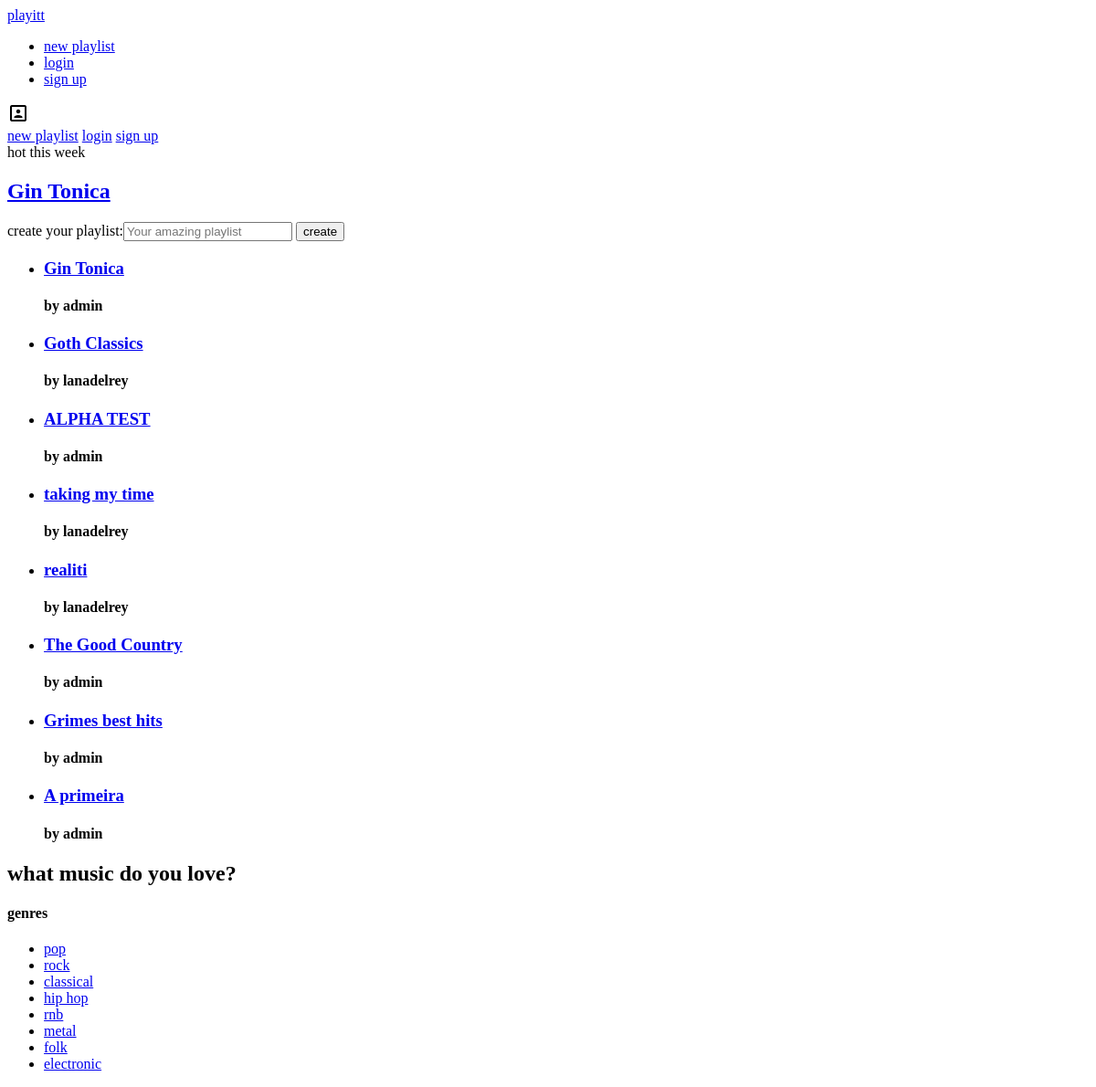
The app's page /, older data.
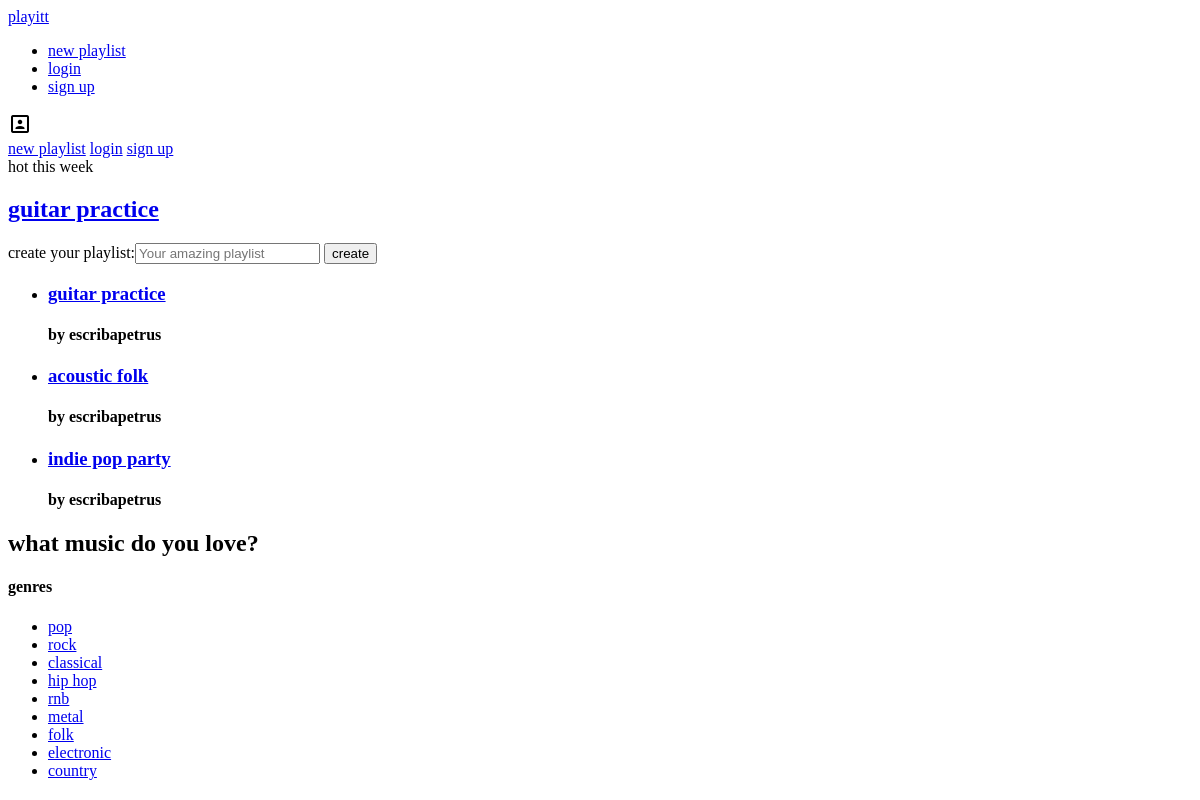
The same page, newer data.
### playlists/models.py (models this page shows, shortened)
class Playlist(models.Model):
    title = models.CharField(max_length=50)
    user = models.ForeignKey(User, on_delete=models.CASCADE)
    songs = models.ManyToManyField(Song)
    genres = models.ManyToManyField(Genre)
    description = models.TextField(default="")
    date_created = models.DateTimeField(default=timezone.now)
    def __str__(self):
        return self.title

class Genre(models.Model):
    name = models.CharField(max_length=50)

### playlists/views.py (the view)
# urls.py: path('',views.PlaylistIndex.as_view(), name='playlists-index'),
class PlaylistIndex(ListView):
    model = Playlist
    queryset = Playlist.objects.order_by('-date_created')
    def get_context_data(self, **kwargs):
        context = super().get_context_data(**kwargs)
        context['form'] = NewPlaylist()
        context['genres'] = Genre.objects.all()
        return context

### playlists/forms.py
class NewPlaylist(forms.Form):
    title = forms.CharField(
        label="create your playlist",
        max_length=120,  widget= forms.TextInput(
            attrs={'placeholder':'Your amazing playlist'}
        )
    )

### templates/playlists/playlist_list.html (shortened to what this page needs)
{% extends "../layout.html" %}
{% block content %}
<div class="playlists-home">
    <section class="display">
        <div class="display-jenny">
            <div class="display-jackie">
                <span>hot this week</span>
                <a href="{% url 'playlists-detail' object_list.first.pk %}"><h1> {{object_list.first}}</h1></a>
            </div>
        </div>
    </section>
    <section class="catalog">
        <div class="catalog-list">
            <div class="catalog-create">
                <form action="{% url 'playlists-create' %}" method="post">
                    {{form}}
                    <input type="submit" value="create">
                </form>
            </div>
            <ul>
                {% for p in object_list.all%}
                <li class="playlist-card">
                    <a class="playlist-link" href="{% url 'playlists-detail' p.pk %}"><h3>{{p.title}}</h3></a>
                    <h4>by {{p.user.username}}</h4>
                </li>
                {% endfor %}
            </ul>
        </div>
        <div class="catalog-sidebar">
                <div class="header">
                    <h2>what music do you love?</h2>
                </div>
                <div class="content">
                    <h4>genres</h4>
                    <ul>
                        {%for g in genres%}
                            <li><a href="{% url 'playlists-genre-list' g.name %}">{{g.name}}</a></li>
                        {%endfor%}
                    </ul>
                </div>
            </div>
        </div>
</div>
{% endblock %}

### templates/layout.html (shortened to what this page needs)
{% load sass_tags %}
{% load static %}
<!DOCTYPE html>
<html lang="en">
    <head>
        <link rel="stylesheet" href="{% sass_src 'main.scss' %}">
    </head>
    <body>
        {% block navbar %}
        <nav class="main-nav">
            <span class="brand"> <a href="{% url 'playlists-index' %}">playitt</a></span>
            <ul>
                <li><a href="{% url 'playlists-create' %}">new playlist</a></li>
                {%if user.username %}
                <li><a href="{% url 'users-profile' user.pk %}">{{user.username}}</a></li>
                <li><a href="{% url 'logout' %}">logout</a></li>
                {%else%}
                <li><a href="{% url 'login' %}">login</a></li>
                <li><a href="{% url 'users-create' %}">sign up</a></li>
                {%endif%}
            </ul>
            <i class="material-icons">
            </i>
        </nav>
        <nav class='navbar-toggle'>
            <a class="nav-toggle-link" href="{% url 'playlists-create' %}">new playlist</a>
            {%if user.username %}
            <a class="nav-toggle-link" href="{% url 'users-profile' user.pk %}">{{user.username}}</a>
            <a class="nav-toggle-link" href="{% url 'logout' %}">logout</a>
            {%else%}
            <a class="nav-toggle-link" href="{% url 'login' %}">login</a>
            <a class="nav-toggle-link" href="{% url 'users-create' %}">sign up</a>
            {%endif%}
        </nav>
        {% endblock %}
        <div class="content">
            {% block content %}
            {% endblock %}
    </body>
</html>

Row changes from the older to the newer data that the page shows:
removed Playlist: first "Gin Tonica", title "Gin Tonica", user.username "admin"
removed Playlist: title "Goth Classics", user.username "lanadelrey"
removed Playlist: title "ALPHA TEST", user.username "admin"
removed Playlist: title "taking my time", user.username "lanadelrey"
removed Playlist: title "realiti", user.username "lanadelrey"
removed Playlist: title "The Good Country", user.username "admin"
removed Playlist: title "Grimes best hits", user.username "admin"
removed Playlist: title "A primeira", user.username "admin"
added Playlist: first "guitar practice", title "guitar practice", user.username "escribapetrus"
added Playlist: title "acoustic folk", user.username "escribapetrus"
added Playlist: title "indie pop party", user.username "escribapetrus"
added Genre: name "country"
